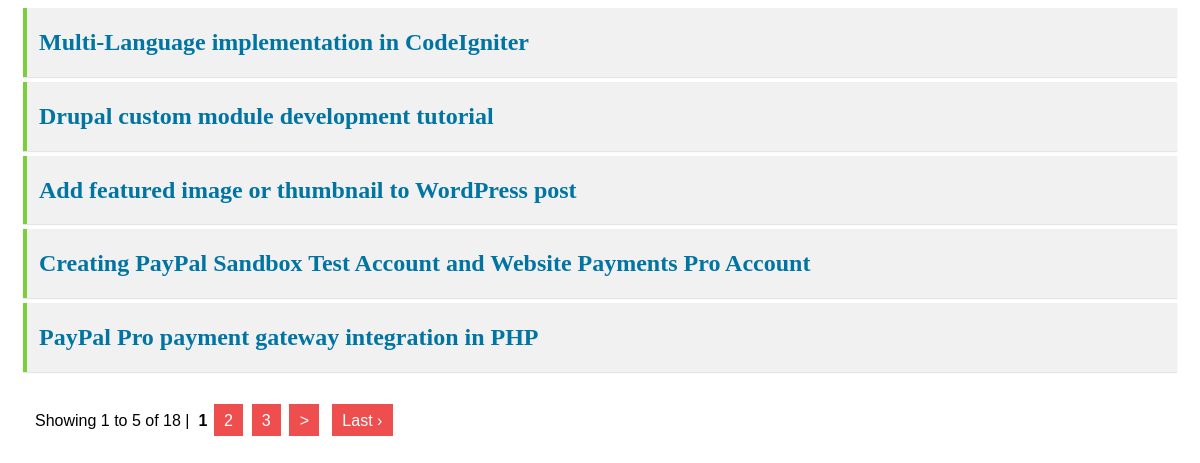
The page / on the database its author committed.
### tables this page shows
CREATE TABLE IF NOT EXISTS `posts` (
  `id` int(11) NOT NULL,
  `title` varchar(255) NOT NULL,
  `created` datetime NOT NULL,
  `modified` datetime NOT NULL,
  `status` tinyint(1) NOT NULL DEFAULT '1' COMMENT '1=Active, 0=Inactive'
);

### index.php (the view, shortened to what this page needs)
<!DOCTYPE HTML>
<html lang="en">
<head>
<link href='style.css' rel='stylesheet' type='text/css'>
</head>
<body>
<div class="post-wrapper">
    <div id="posts_content">
    <?php
    include('Pagination.php');
    include('dbConfig.php');
    $limit = 5;
    $queryNum = $db->query("SELECT COUNT(*) as postNum FROM posts");
    $resultNum = $queryNum->fetch_assoc();
    $rowCount = $resultNum['postNum'];
    $pagConfig = array('baseURL'=>'getData.php', 'totalRows'=>$rowCount, 'perPage'=>$limit, 'contentDiv'=>'posts_content');
    $pagination =  new Pagination($pagConfig);
    $query = $db->query("SELECT * FROM posts ORDER BY id DESC LIMIT $limit");
    if($query->num_rows > 0){ ?>
        <div class="posts_list">
        <?php
            while($row = $query->fetch_assoc()){
        ?>
            <div class="list_item"><a href="javascript:void(0);"><h2><?php echo $row["title"]; ?></h2></a></div>
        <?php } ?>
        </div>
        <?php echo $pagination->createLinks(); ?>
    <?php } ?>
    </div>
</div>
</body>
</html>

### Pagination.php (shortened to what this page needs)
<?php
class Pagination{
	var $baseURL		= '';
	var $totalRows  	= '';
	var $perPage	 	= 10;
	var $numLinks		=  2;
	var $currentPage	=  0;
	var $nextLink		= '&gt;';
	var $lastLink		= 'Last &rsaquo;';
	var $fullTagOpen	= '<div class="pagination">';
	var $fullTagClose	= '</div>';
	var $lastTagOpen	= '&nbsp;';
	var $lastTagClose	= '';
	var $curTagOpen		= '&nbsp;<b>';
	var $curTagClose	= '</b>';
	var $nextTagOpen	= '&nbsp;';
	var $nextTagClose	= '&nbsp;';
	var $numTagOpen		= '&nbsp;';
	var $numTagClose	= '';
	var $anchorClass	= '';
	var $showCount      = true;
	var $contentDiv     = '';
	function createLinks(){
		$numPages = ceil($this->totalRows / $this->perPage);
		$output = '';
		if ($this->showCount){
		   $currentOffset = $this->currentPage;
		   $info = 'Showing ' . ( $currentOffset + 1 ) . ' to ' ;
		   if( ( $currentOffset + $this->perPage ) < ( $this->totalRows -1 ) )
			  $info .= $currentOffset + $this->perPage;
		   else
			  $info .= $this->totalRows;
		   $info .= ' of ' . $this->totalRows . ' | ';
		   $output .= $info;
		}
		$this->numLinks = (int)$this->numLinks;
		$this->currentPage = floor(($this->currentPage/$this->perPage) + 1);
		$start = (($this->currentPage - $this->numLinks) > 0) ? $this->currentPage - ($this->numLinks - 1) : 1;
		$end   = (($this->currentPage + $this->numLinks) < $numPages) ? $this->currentPage + $this->numLinks : $numPages;
		for ($loop = $start -1; $loop <= $end; $loop++){
			$i = ($loop * $this->perPage) - $this->perPage;
			if ($i >= 0){
				if ($this->currentPage == $loop){
					$output .= $this->curTagOpen.$loop.$this->curTagClose;
				}else{
					$n = ($i == 0) ? '' : $i;
					$output .= $this->numTagOpen
						. $this->getAJAXlink( $n, $loop )
						. $this->numTagClose;
				}
			}
		}
		if ($this->currentPage < $numPages){
			$output .= $this->nextTagOpen
				. $this->getAJAXlink( $this->currentPage * $this->perPage , $this->nextLink )
				. $this->nextTagClose;
		}
		if (($this->currentPage + $this->numLinks) < $numPages){
			$i = (($numPages * $this->perPage) - $this->perPage);
			$output .= $this->lastTagOpen . $this->getAJAXlink( $i, $this->lastLink ) . $this->lastTagClose;
		}
		$output = preg_replace("#([^:])//+#", "\\1/", $output);
		$output = $this->fullTagOpen.$output.$this->fullTagClose;
		return $output;
	}
	function getAJAXlink( $count, $text) {
        $pageCount = $count?$count:0;
        $this->additionalParam = "{'page' : $pageCount}";
	    return "<a href=\"javascript:void(0);\" " . $this->anchorClass . "
				onclick=\"$.post('". $this->baseURL."', ". $this->additionalParam .", function(data){
					   $('#". $this->contentDiv . "').html(data); }); return false;\">"
			   . $text .'</a>';
	}
}
?>

### style.css (style rules this page uses)
.posts_list { margin-bottom:20px; }
div.list_item { border-left: 4px solid #7ad03a; padding: 1px 12px; background-color:#F1F1F1; -webkit-box-shadow: 0 1px 1px 0 rgba(0,0,0,.1); box-shadow: 0 1px 1px 0 rgba(0,0,0,.1); }
div.list_item { margin: 5px 15px 2px; }
.list_item a { text-decoration: none; padding-bottom: 2px; color: #0074a2; -webkit-transition-property: border,background,color; transition-property: border,background,color;-webkit-transition-duration: .05s; transition-duration: .05s; -webkit-transition-timing-function: ease-in-out; transition-timing-function: ease-in-out; }
.post-wrapper { position: relative; }
div.pagination { font-family: "Lucida Sans Unicode", "Lucida Grande", LucidaGrande, "Lucida Sans", Geneva, Verdana, sans-serif; padding:20px; margin:7px; }
div.pagination a { margin: 2px; padding: 0.5em 0.64em 0.43em 0.64em; background-color: #ee4e4e; text-decoration: none; color: #fff; }

### rows shown on the page
posts: title "Multi-Language implementation in CodeIgniter"
posts: title "Drupal custom module development tutorial"
posts: title "Add featured image or thumbnail to WordPress post"
posts: title "Creating PayPal Sandbox Test Account and Website Payments Pro Account"
posts: title "PayPal Pro payment gateway integration in PHP"

### other values the page prints
$pagination->createLinks() "Showing 1 to 5 of 18 | 1"
$text "2 3 > Last ›"
